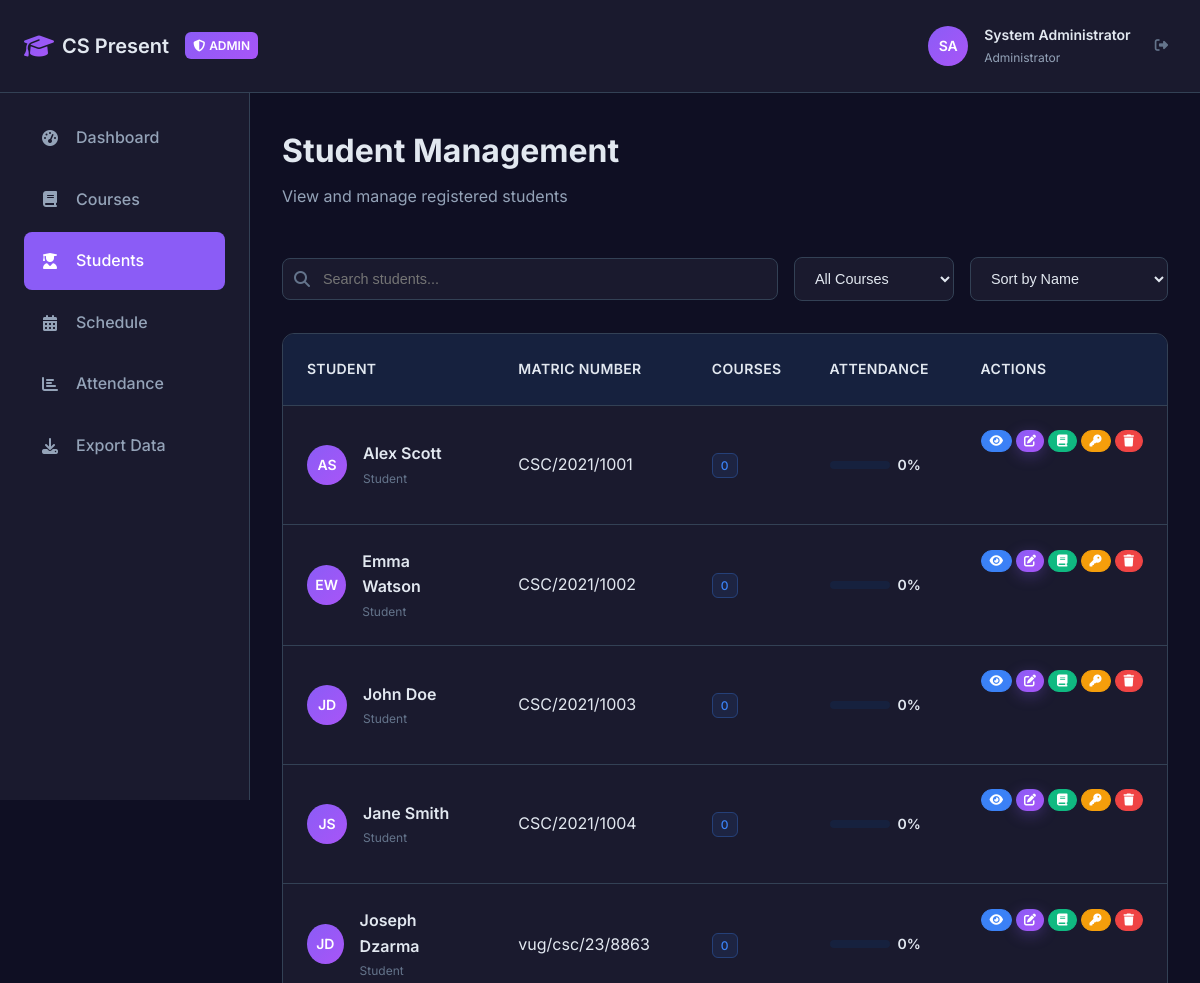
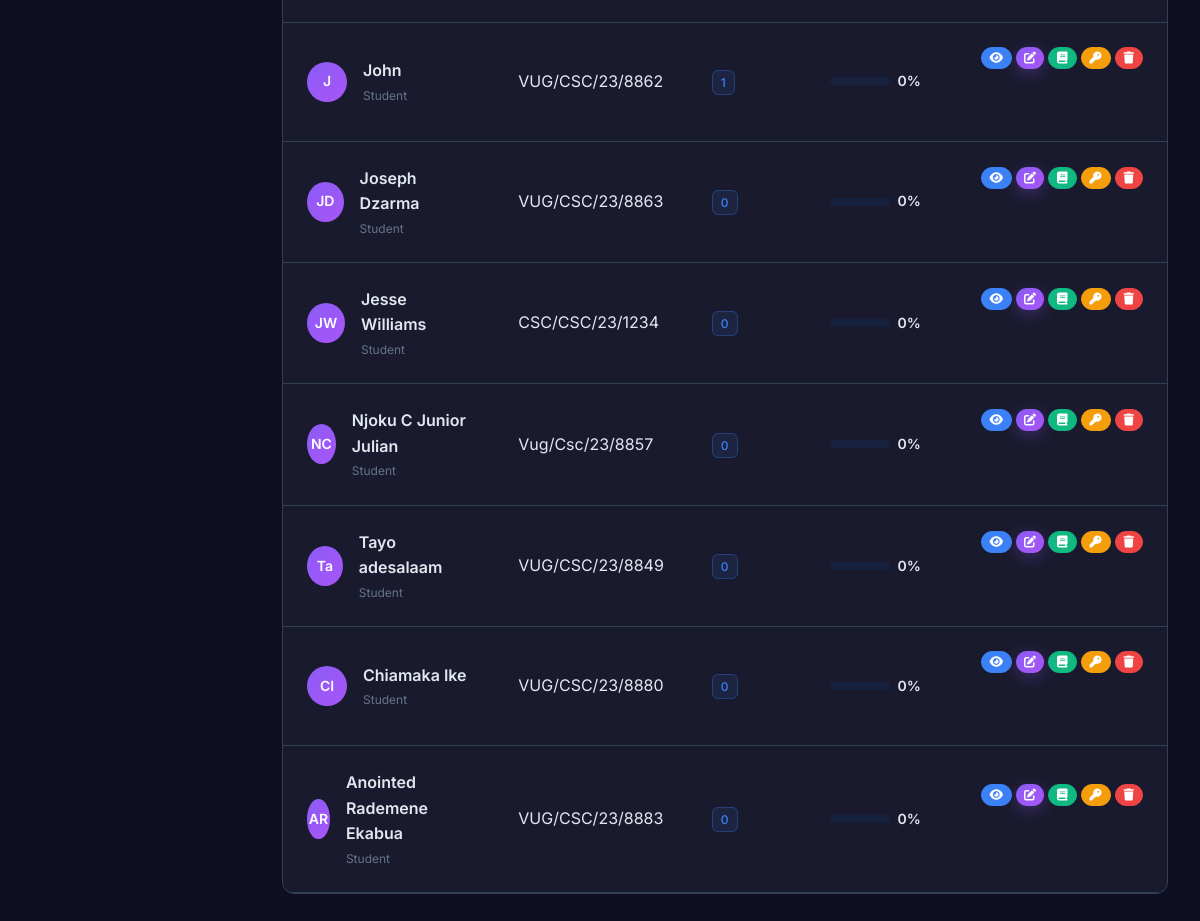
Before: /admin/students (signed in) with the older database file (2 pictures, top to bottom).
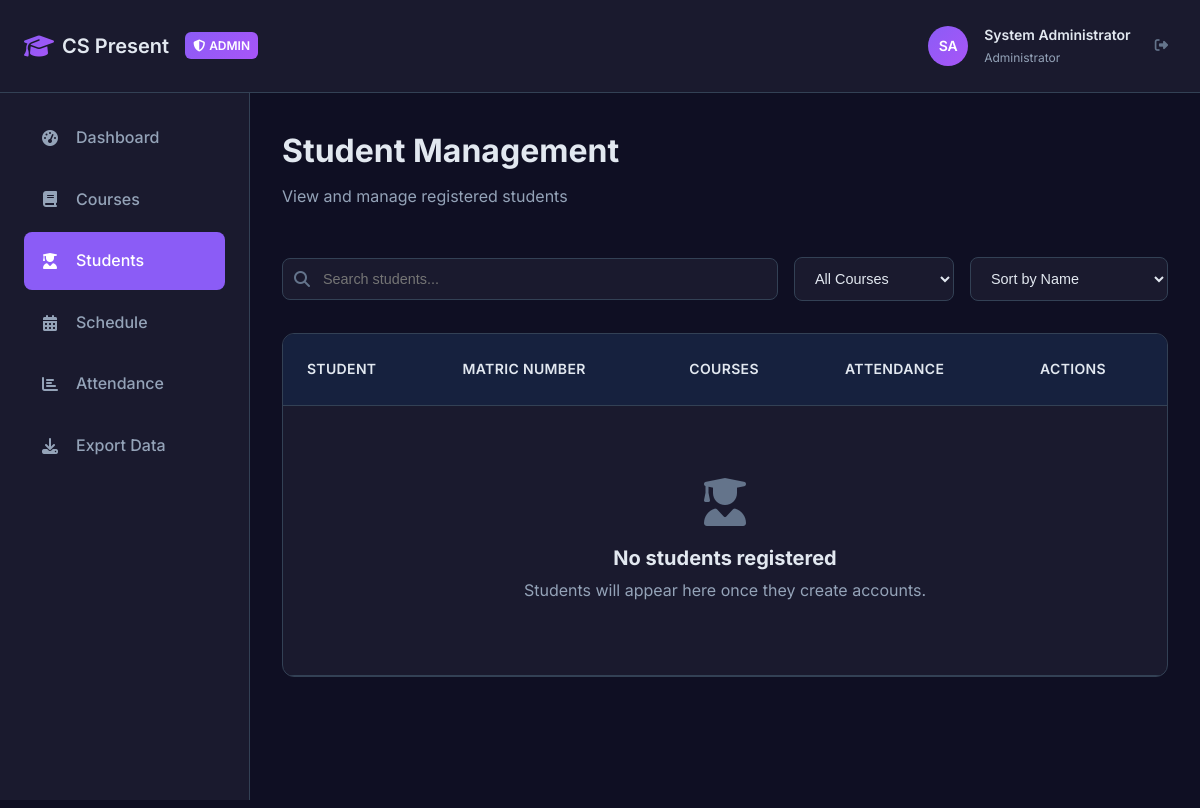
After: the same page with the newer database file.
### models.py (models this page shows, shortened)
class User(db.Model):
    id = db.Column(db.Integer, primary_key=True)
    full_name = db.Column(db.String(100), nullable=False)
    matric_number = db.Column(db.String(20), unique=True, nullable=False)
    password = db.Column(db.String(255), nullable=False)
    role = db.Column(db.String(20), nullable=False, default='student')  # 'student' or 'admin'
    profile_picture = db.Column(db.String(255), default='default-avatar.png')
    created_at = db.Column(db.DateTime, default=datetime.utcnow)
    enrollments = db.relationship('Enrollment', backref='user', lazy=True, cascade='all, delete-orphan')
    attendance_records = db.relationship('AttendanceRecord', backref='user', lazy=True, cascade='all, delete-orphan')
    announcements = db.relationship('Announcement', backref='author', lazy=True)
    notification_reads = db.relationship('AnnouncementRead', backref='user', lazy=True, cascade='all, delete-orphan')

### app.py (the view)
@app.route("/admin/students")
@admin_required
def admin_students():
    students = User.query.filter_by(role="student").all()
    return render_template("admin/students.html", students=students)

### app.py (called while the page is built)
def admin_required(f):
    @wraps(f)
    def decorated_function(*args, **kwargs):
        if "user_id" not in session:
            return redirect(url_for("login"))
        user = User.query.get(session["user_id"])
        if not user or user.role != "admin":
            flash("Access denied. Admin privileges required.", "error")
            return redirect(url_for("dashboard"))
        return f(*args, **kwargs)
    return decorated_function

### templates/admin/students.html (shortened to what this page needs)
{% extends "admin/courses.html" %}
{% block content %}
<div class="app-layout">
    <div class="app-header">
        <div class="header-content">
            <div class="header-left">
                <a href="{{ url_for('admin_dashboard') }}" class="header-logo">
                    <i class="fas fa-graduation-cap"></i>
                    <span>CS Present</span>
                </a>
                <div class="admin-badge">
                    <i class="fas fa-shield-alt"></i>
                    Admin
                </div>
            </div>
            <div class="header-user">
                <div class="user-avatar admin-avatar">
                    SA
                </div>
                <div class="user-info">
                    <h3>System Administrator</h3>
                    <p>Administrator</p>
                </div>
                <button class="logout-btn" onclick="window.location.href='{{ url_for('logout') }}'">
                    <i class="fas fa-sign-out-alt"></i>
                </button>
            </div>
        </div>
    </div>
    <div class="admin-sidebar">
        <nav class="admin-nav">
            <a href="{{ url_for('admin_dashboard') }}" class="nav-link">
                <i class="fas fa-tachometer-alt"></i>
                <span>Dashboard</span>
            </a>
            <a href="{{ url_for('admin_courses') }}" class="nav-link">
                <i class="fas fa-book"></i>
                <span>Courses</span>
            </a>
            <a href="{{ url_for('admin_students') }}" class="nav-link active">
                <i class="fas fa-user-graduate"></i>
                <span>Students</span>
            </a>
            <a href="{{ url_for('admin_schedule') }}" class="nav-link">
                <i class="fas fa-calendar-alt"></i>
                <span>Schedule</span>
            </a>
            <a href="{{ url_for('admin_attendance') }}" class="nav-link">
                <i class="fas fa-chart-bar"></i>
                <span>Attendance</span>
            </a>
            <a href="{{ url_for('admin_exports') }}" class="nav-link">
                <i class="fas fa-download"></i>
                <span>Export Data</span>
            </a>
        </nav>
    </div>
    <div class="admin-main">
        <div class="admin-content">
            <div class="page-header">
                <div>
                    <h1 class="page-title">Student Management</h1>
                    <p class="page-subtitle">View and manage registered students</p>
                </div>
            </div>
            <div class="controls-section">
                <div class="search-filter">
                    <div class="search-box">
                        <i class="fas fa-search"></i>
                        <input type="text" id="searchStudents" placeholder="Search students..." onkeyup="filterStudents()">
                    </div>
                    <select class="filter-select" id="filterCourse" onchange="filterByCourse()">
                        <option value="">All Courses</option>
                    </select>
                    <select class="filter-select" id="sortStudents" onchange="sortStudents()">
                        <option value="name">Sort by Name</option>
                    </select>
                </div>
            </div>
            <div class="table-container">
                <table class="data-table" id="studentsTable">
                    <thead>
                        <tr>
                            <th>Student</th>
                            <th>Matric Number</th>
                            <th>Courses</th>
                            <th>Attendance</th>
                            <th>Actions</th>
                        </tr>
                    </thead>
                    <tbody>
                        {% for student in students %}
                        <tr class="student-row"
                            data-student-name="{{ student.full_name|lower }}"
                            data-matric="{{ student.matric_number|lower }}"
                            data-courses="{{ student.enrollments|length }}"
                            data-attendance="{{ student.attendance_rate or 0 }}"
                            data-join-date="{{ student.created_at.isoformat() }}">
                            <td>
                                <div class="student-info">
                                    <div class="student-avatar">
                                        {{ student.full_name.split()[0][0] }}{{ student.full_name.split()[1][0] if student.full_name.split()|length > 1 else '' }}
                                    </div>
                                    <div class="student-details">
                                        <div class="student-name">{{ student.full_name }}</div>
                                        <div class="student-role">Student</div>
                                    </div>
                                </div>
                            </td>
                            <td><span class="matric-number">{{ student.matric_number }}</span></td>
                            <td>
                                <span class="badge badge-info">{{ student.enrollments|length }}</span>
                            </td>
                            <td>
                                <div class="attendance-progress">
                                    {% set attendance_rate = student.attendance_rate or 0 %}
                                    <div class="progress-bar">
                                    </div>
                                    <span class="progress-text">{{ attendance_rate }}%</span>
                                </div>
                            </td>
                            <td>
                                <div class="action-buttons">
                                    <button class="btn btn-info btn-sm" onclick="viewStudent({{ student.id }})" title="View Details">
                                        <i class="fas fa-eye"></i>
                                    </button>
                                    <button class="btn btn-primary btn-sm" onclick="editStudent({{ student.id }})" title="Edit Student">
                                        <i class="fas fa-edit"></i>
                                    </button>
                                    <button class="btn btn-success btn-sm" onclick="manageStudentCourses({{ student.id }})" title="Manage Courses">
                                        <i class="fas fa-book"></i>
                                    </button>
                                    <button class="btn btn-warning btn-sm" onclick="viewStudentPassword({{ student.id }}, '{{ student.full_name }}')" title="View Password">
                                        <i class="fas fa-key"></i>
                                    </button>
                                    <button class="btn btn-danger btn-sm" onclick="deleteStudent({{ student.id }}, '{{ student.full_name }}')" title="Delete Student">
                                        <i class="fas fa-trash"></i>
                                    </button>
                                </div>
                            </td>
                        </tr>
                        {% else %}
                        <tr>
                            <td colspan="5" class="empty-cell">
                                <div class="empty-state">
                                    <i class="fas fa-user-graduate"></i>
                                    <h3>No students registered</h3>
                                    <p>Students will appear here once they create accounts.</p>
                                </div>
                            </td>
                        </tr>
                        {% endfor %}
                    </tbody>
                </table>
            </div>
        </div>
    </div>
</div>
{% endblock %}

### templates/admin/courses.html (shortened to what this page needs)
{% extends "base.html" %}

### templates/base.html (shortened to what this page needs)
<!DOCTYPE html>
<html lang="en" data-theme="dark">
<head>
    <link rel="stylesheet" href="{{ url_for('static', filename='css/style.css') }}">
    <link href="https://cdnjs.cloudflare.com/ajax/libs/font-awesome/6.4.0/css/all.min.css" rel="stylesheet">
</head>
<body>
    {% block content %}{% endblock %}
</body>
</html>

### static/css/style.css (style rules this page uses)
* { margin: 0; padding: 0; box-sizing: border-box; }
:root { --bg-primary: #0f0f23; --bg-secondary: #1a1a2e; --bg-tertiary: #16213e; --bg-card: #0e3460; --bg-hover: #1e3a8a; --text-primary: #e2e8f0; --text-secondary: #94a3b8; --text-muted: #64748b; --accent-primary: #8b5cf6; --accent-secondary: #a855f7; --accent-gradient: linear-gradient(135deg, #8b5cf6, #a855f7); --border-color: #334155; --border-light: #475569; --success: #10b981; --warning: #f59e0b; --error: #ef4444; --info: #3b82f6; --shadow-sm: 0 1px 2px 0 rgba(0, 0, 0, 0.3); --shadow-md: 0 4px 6px -1px rgba(0, 0, 0, 0.4); --shadow-lg: 0 10px 15px -3px rgba(0, 0, 0, 0.5); --shadow-xl: 0 20px 25px -5px rgba(0, 0, 0, 0.6); --radius-sm: 0.375rem; --radius-md: 0.5rem; --radius-lg: 0.75rem; --radius-xl: 1rem; --spacing-xs: 0.25rem; --spacing-sm: 0.5rem; --spacing-md: 1rem; --spacing-lg: 1.5rem; --spacing-xl: 2rem; --spacing-2xl: 3rem; --font-family: 'Inter', -apple-system, BlinkMacSystemFont, 'Segoe UI', Roboto, sans-serif; }
html { scroll-behavior: smooth; font-size: 16px; }
body { font-family: var(--font-family); background: var(--bg-primary); color: var(--text-primary); line-height: 1.6; font-weight: 400; overflow-x: hidden; }
.app-layout { min-height: 100vh; background: var(--bg-primary); }
.app-header { background: var(--bg-secondary); border-bottom: 1px solid var(--border-color); padding: var(--spacing-lg); position: sticky; top: 0; z-index: 100; backdrop-filter: blur(20px); }
.header-content { max-width: 1200px; margin: 0 auto; display: flex; align-items: center; justify-content: space-between; }
.header-left { display: flex; align-items: center; gap: var(--spacing-md); }
.header-logo { display: flex; align-items: center; gap: var(--spacing-sm); text-decoration: none; color: var(--text-primary); }
.header-logo i { font-size: 1.5rem; background: var(--accent-gradient); background-clip: text; -webkit-background-clip: text; -webkit-text-fill-color: transparent; }
.header-logo span { font-size: 1.25rem; font-weight: 600; }
.header-user { display: flex; align-items: center; gap: var(--spacing-md); }
.user-avatar { width: 40px; height: 40px; border-radius: 50%; background: var(--accent-gradient); display: flex; align-items: center; justify-content: center; color: white; font-weight: 600; font-size: 0.875rem; }
.user-info { display: none; }
.user-info h3 { font-size: 0.875rem; font-weight: 600; color: var(--text-primary); margin-bottom: 2px; }
.user-info p { font-size: 0.75rem; color: var(--text-secondary); }
.logout-btn { background: none; border: none; color: var(--text-muted); cursor: pointer; padding: var(--spacing-sm); border-radius: var(--radius-md); transition: all 0.2s ease; }
.page-header { margin-bottom: var(--spacing-2xl); }
.page-title { font-size: 2rem; font-weight: 700; color: var(--text-primary); margin-bottom: var(--spacing-sm); }
.page-subtitle { color: var(--text-secondary); font-size: 1rem; }
@media (min-width: 768px) { .user-info { display: block; } }

### templates/admin/students.html (style rules this page uses)
.table-container { background: var(--bg-secondary); border: 1px solid var(--border-color); border-radius: var(--radius-lg); overflow: hidden; }
.data-table { width: 100%; border-collapse: collapse; }
.data-table th, .data-table td { padding: var(--spacing-lg); text-align: left; border-bottom: 1px solid var(--border-color); }
.data-table th { background: var(--bg-tertiary); font-weight: 600; color: var(--text-primary); font-size: 0.875rem; text-transform: uppercase; letter-spacing: 0.025em; }
.empty-cell { text-align: center; padding: var(--spacing-2xl); }
.empty-state { color: var(--text-secondary); }
.empty-state i { font-size: 3rem; color: var(--text-muted); margin-bottom: var(--spacing-md); }
.empty-state h3 { font-size: 1.25rem; color: var(--text-primary); margin-bottom: var(--spacing-xs); }
.empty-state p { margin: 0; }

Changed rows visible on the page:
removed User: full_name "A", full_name.split|length "S", full_name "Alex Scott", matric_number "CSC/2021/1001", enrollments|length "0", attendance_rate "0"
removed User: full_name "E", full_name.split|length "W", full_name "Emma Watson", matric_number "CSC/2021/1002", enrollments|length "0", attendance_rate "0"
removed User: full_name "J", full_name.split|length "D", full_name "John Doe", matric_number "CSC/2021/1003", enrollments|length "0", attendance_rate "0"
removed User: full_name "J", full_name.split|length "S", full_name "Jane Smith", matric_number "CSC/2021/1004", enrollments|length "0", attendance_rate "0"
removed User: full_name "J", full_name.split|length "D", full_name "Joseph Dzarma", matric_number "vug/csc/23/8863", enrollments|length "0", attendance_rate "0"
removed User: full_name "J", full_name "John", matric_number "VUG/CSC/23/8862", enrollments|length "1", attendance_rate "0"
removed User: full_name "J", full_name.split|length "D", full_name "Joseph Dzarma", matric_number "VUG/CSC/23/8863", enrollments|length "0", attendance_rate "0"
removed User: full_name "J", full_name.split|length "W", full_name "Jesse Williams", matric_number "CSC/CSC/23/1234", enrollments|length "0", attendance_rate "0"
removed User: full_name "N", full_name.split|length "C", full_name "Njoku C Junior Julian", matric_number "Vug/Csc/23/8857", enrollments|length "0", attendance_rate "0"
removed User: full_name "T", full_name.split|length "a", full_name "Tayo adesalaam", matric_number "VUG/CSC/23/8849", enrollments|length "0", attendance_rate "0"
removed User: full_name "C", full_name.split|length "I", full_name "Chiamaka Ike", matric_number "VUG/CSC/23/8880", enrollments|length "0", attendance_rate "0"
removed User: full_name "A", full_name.split|length "R", full_name "Anointed Rademene Ekabua", matric_number "VUG/CSC/23/8883", enrollments|length "0", attendance_rate "0"
Other visible differences:
text now shown: "No students registered Students will appear here once they create accounts."
